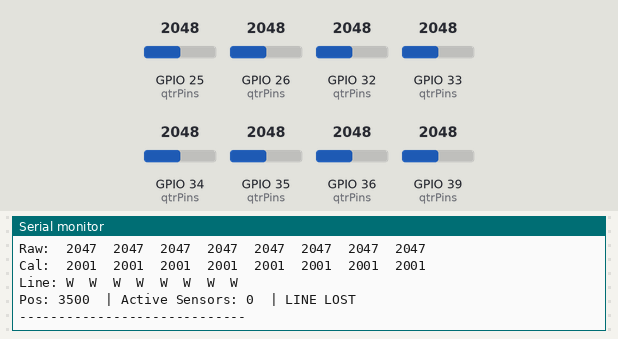
Bench run of a sketch on a simulated ESP32. Shown: the last lines printed to the serial monitor. Inputs (shaded band) come from the test bench; at power-on: GPIO 25 (qtrPins) = 2048, GPIO 26 (qtrPins) = 2048, GPIO 32 (qtrPins) = 2048, GPIO 33 (qtrPins) = 2048, GPIO 34 (qtrPins) = 2048, GPIO 35 (qtrPins) = 2048, GPIO 36 (qtrPins) = 2048, GPIO 39 (qtrPins) = 2048.

Above: at 17.5 s.
17.6 s: GPIO 25 (qtrPins) set to 2866
At 17.9 s:
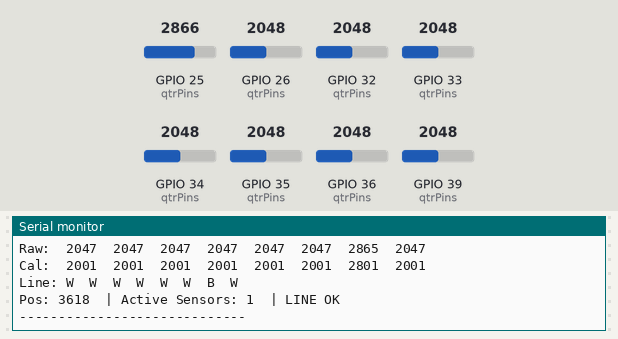
19.2 s: GPIO 26 (qtrPins) set to 2866
At 19.45 s:
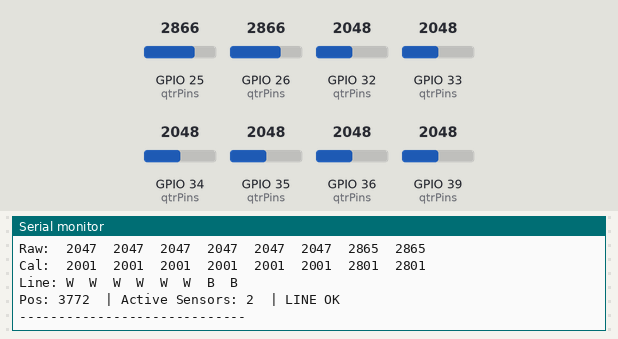
21.0 s: GPIO 32 (qtrPins) set to 2866
At 21.22 s:
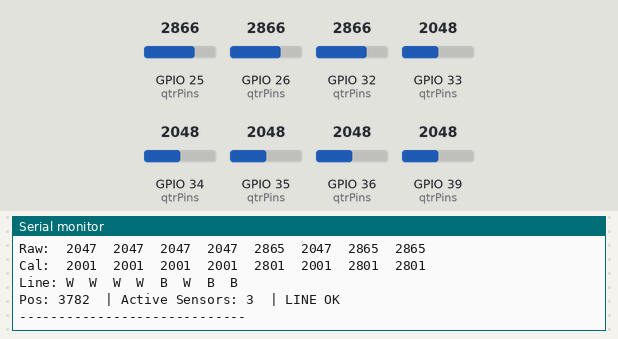
22.7 s: GPIO 33 (qtrPins) set to 2866
At 22.99 s:
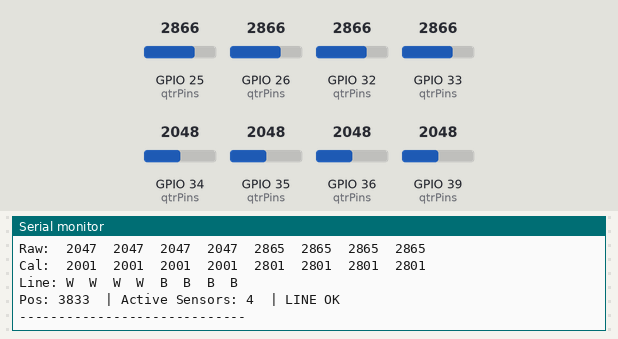
24.5 s: GPIO 34 (qtrPins) set to 2866
At 24.76 s:
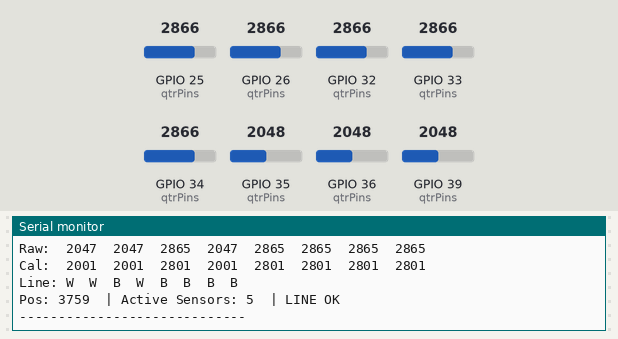
26.3 s: GPIO 35 (qtrPins) set to 2866
At 26.53 s:
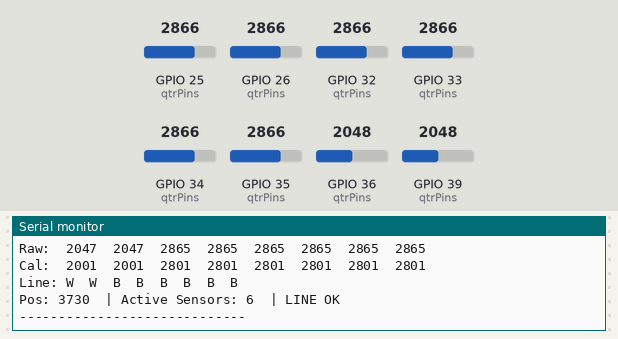
Timing chart, 0 to 29.0 s (numbered marks = the images above; inputs shaded):
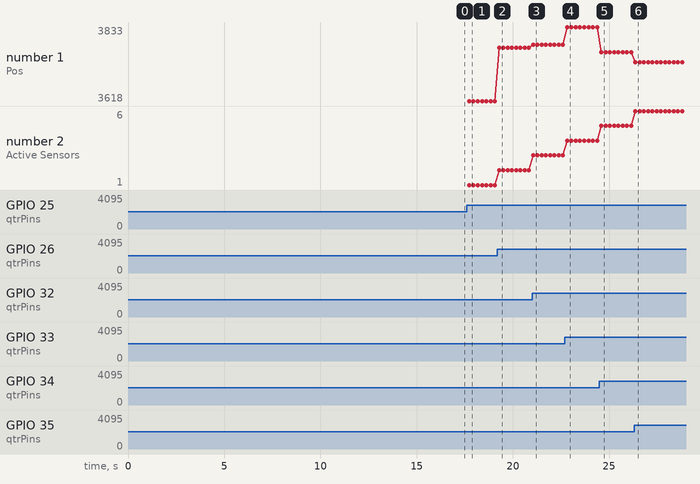

Measured:
- after the input at 17.6 s, the serial monitor: prints a new line after 0.13 s (image 1)
- after the input at 19.2 s, the serial monitor: prints a new line after 0.08 s (image 2)
- after the input at 21.0 s, the serial monitor: prints a new line after 0.05 s (image 3)
- after the input at 22.7 s, the serial monitor: prints a new line after 0.12 s (image 4)
- after the input at 24.5 s, the serial monitor: prints a new line after 0.09 s (image 5)
- after the input at 26.3 s, the serial monitor: prints a new line after 0.06 s (image 6)
- plotted number 1: 3618 → 3772 after the input at 19.2 s, 3772 → 3782 after the input at 21.0 s, 3782 → 3833 after the input at 22.7 s, 3833 → 3759 after the input at 24.5 s, 3759 → 3730 after the input at 26.3 s
- plotted number 2: 2 → 3 after the input at 21.0 s, 3 → 4 after the input at 22.7 s, 4 → 5 after the input at 24.5 s, 5 → 6 after the input at 26.3 s

The sketch:

IR_ARRAY_LINE_LOGIC.ino
```cpp
#include <QTRSensors.h>

// ------------------- CONFIG -------------------
#define SENSOR_COUNT 8

QTRSensors qtr;
uint16_t sensorValues[SENSOR_COUNT];    // calibrated (0–1000) for position
uint16_t rawValues[SENSOR_COUNT];       // raw ADC (0–4095) for detection

// Dynamic thresholds (raw ADC scale)
uint16_t rawMin[SENSOR_COUNT];
uint16_t rawMax[SENSOR_COUNT];
uint16_t thresholds[SENSOR_COUNT];

// ------------------- SENSOR PINS -------------------
const uint8_t qtrPins[SENSOR_COUNT] = {36, 39, 34, 35, 32, 33, 25, 26};

// ------------------- SETUP -------------------
void setup() {
  Serial.begin(115200);
  delay(1000);

  qtr.setTypeAnalog();
  qtr.setSensorPins(qtrPins, SENSOR_COUNT);

  // Init raw min/max
  for (int i = 0; i < SENSOR_COUNT; i++) {
    rawMin[i] = 4095;
    rawMax[i] = 0;
  }

  // -------- CALIBRATION --------
  Serial.println("Calibrating... move robot over line and white surface");

  for (int i = 0; i < 400; i++) {
    qtr.calibrate();

    uint16_t temp[SENSOR_COUNT];
    qtr.read(temp);
    for (int j = 0; j < SENSOR_COUNT; j++) {
      if (temp[j] < rawMin[j]) rawMin[j] = temp[j];
      if (temp[j] > rawMax[j]) rawMax[j] = temp[j];
    }
    delay(10);
  }

  Serial.println("Calibration Done!");
  Serial.println();

  // -------- DYNAMIC THRESHOLDS --------
  Serial.println("=== Sensor Thresholds ===");
  for (int i = 0; i < SENSOR_COUNT; i++) {
    thresholds[i] = (rawMin[i] + rawMax[i]) / 2;
    Serial.print("S"); Serial.print(i);
    Serial.print(" | Min: ");    Serial.print(rawMin[i]);
    Serial.print(" | Max: ");    Serial.print(rawMax[i]);
    Serial.print(" | Thresh: "); Serial.println(thresholds[i]);
  }
  Serial.println("=========================");
  Serial.println();
}

// ------------------- LOOP -------------------
void loop() {

  // -------- CALIBRATED READ for position --------
  qtr.readCalibrated(sensorValues);
  uint16_t position = qtr.readLineBlack(sensorValues);

  // -------- RAW READ for detection --------
  qtr.read(rawValues);

  // -------- PRINT RAW VALUES --------
  Serial.print("Raw:  ");
  for (int i = 0; i < SENSOR_COUNT; i++) {
    Serial.print(rawValues[i]);
    Serial.print("\t");
  }
  Serial.println();

  // -------- PRINT CALIBRATED VALUES --------
  Serial.print("Cal:  ");
  for (int i = 0; i < SENSOR_COUNT; i++) {
    Serial.print(sensorValues[i]);
    Serial.print("\t");
  }
  Serial.println();

  // -------- PRINT BINARY (black/white per sensor) --------
  Serial.print("Line: ");
  int activeSensors = 0;
  for (int i = 0; i < SENSOR_COUNT; i++) {
    bool isBlack = rawValues[i] > thresholds[i];
    if (isBlack) activeSensors++;
    Serial.print(isBlack ? "B" : "W");
    Serial.print("\t");
  }
  Serial.println();

  // -------- PRINT POSITION & ACTIVE COUNT --------
  Serial.print("Pos: "); Serial.print(position);
  Serial.print("  | Active Sensors: "); Serial.print(activeSensors);

  if (activeSensors == 0) {
    Serial.print("  | LINE LOST");
  } else {
    Serial.print("  | LINE OK");
  }

  Serial.println();
  Serial.println("-----------------------------");

  delay(200);
}
```
